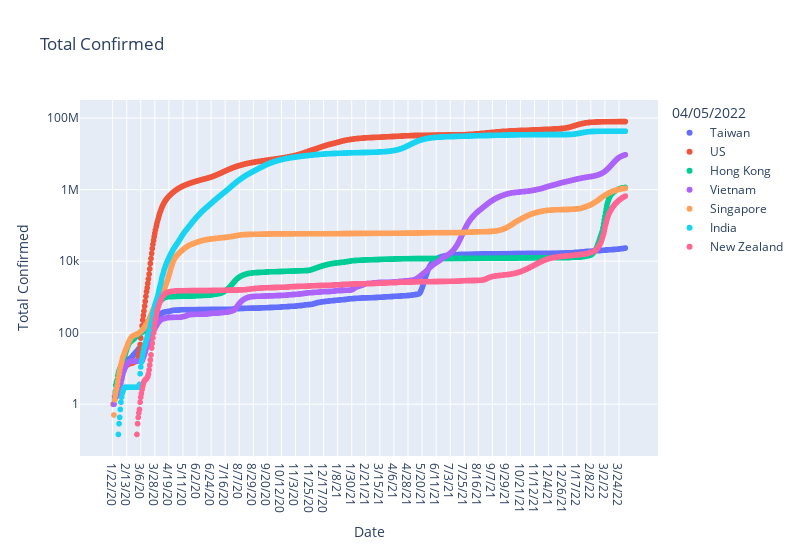

Notebook cell for this chart:
### Code cell
ploty_line('Total Confirmed', log_plot=True)

### Figure 1 — Plotly figure (JSON) as saved in the notebook; plotly's stock layout.template omitted (floating-point values rounded to 4 significant figures; data arrays with more than 128 entries replaced by an {"elided": "..."} marker saying what was removed)
{"data": [{"hovertemplate": "04/05/2022=Taiwan<br>Date=%{x}<br>Total Confirmed=%{y}<extra></extra>", "legendgroup": "Taiwan", "marker": {"color": "#636efa", "symbol": "circle"}, "mode": "markers", "name": "Taiwan", "showlegend": true, "type": "scattergl", "x": {"elided": "803 str values"}, "xaxis": "x", "y": {"elided": "803 float values"}, "yaxis": "y"}, {"hovertemplate": "04/05/2022=US<br>Date=%{x}<br>Total Confirmed=%{y}<extra></extra>", "legendgroup": "US", "marker": {"color": "#EF553B", "symbol": "circle"}, "mode": "markers", "name": "US", "showlegend": true, "type": "scattergl", "x": {"elided": "803 str values"}, "xaxis": "x", "y": {"elided": "803 float values"}, "yaxis": "y"}, {"hovertemplate": "04/05/2022=Hong Kong<br>Date=%{x}<br>Total Confirmed=%{y}<extra></extra>", "legendgroup": "Hong Kong", "marker": {"color": "#00cc96", "symbol": "circle"}, "mode": "markers", "name": "Hong Kong", "showlegend": true, "type": "scattergl", "x": {"elided": "803 str values"}, "xaxis": "x", "y": {"elided": "803 float values"}, "yaxis": "y"}, {"hovertemplate": "04/05/2022=Vietnam<br>Date=%{x}<br>Total Confirmed=%{y}<extra></extra>", "legendgroup": "Vietnam", "marker": {"color": "#ab63fa", "symbol": "circle"}, "mode": "markers", "name": "Vietnam", "showlegend": true, "type": "scattergl", "x": {"elided": "803 str values"}, "xaxis": "x", "y": {"elided": "803 float values"}, "yaxis": "y"}, {"hovertemplate": "04/05/2022=Singapore<br>Date=%{x}<br>Total Confirmed=%{y}<extra></extra>", "legendgroup": "Singapore", "marker": {"color": "#FFA15A", "symbol": "circle"}, "mode": "markers", "name": "Singapore", "showlegend": true, "type": "scattergl", "x": {"elided": "803 str values"}, "xaxis": "x", "y": {"elided": "803 float values"}, "yaxis": "y"}, {"hovertemplate": "04/05/2022=India<br>Date=%{x}<br>Total Confirmed=%{y}<extra></extra>", "legendgroup": "India", "marker": {"color": "#19d3f3", "symbol": "circle"}, "mode": "markers", "name": "India", "showlegend": true, "type": "scattergl", "x": {"elided": "803 str values"}, "xaxis": "x", "y": {"elided": "803 float values"}, "yaxis": "y"}, {"hovertemplate": "04/05/2022=New Zealand<br>Date=%{x}<br>Total Confirmed=%{y}<extra></extra>", "legendgroup": "New Zealand", "marker": {"color": "#FF6692", "symbol": "circle"}, "mode": "markers", "name": "New Zealand", "showlegend": true, "type": "scattergl", "x": {"elided": "803 str values"}, "xaxis": "x", "y": {"elided": "803 float values"}, "yaxis": "y"}], "layout": {"height": 550, "legend": {"title": {"text": "04/05/2022"}, "tracegroupgap": 0}, "showlegend": true, "title": {"text": "Total Confirmed"}, "width": 800, "xaxis": {"anchor": "y", "domain": [0, 1], "title": {"text": "Date"}}, "yaxis": {"anchor": "x", "domain": [0, 1], "title": {"text": "Total Confirmed"}, "type": "log"}}}
